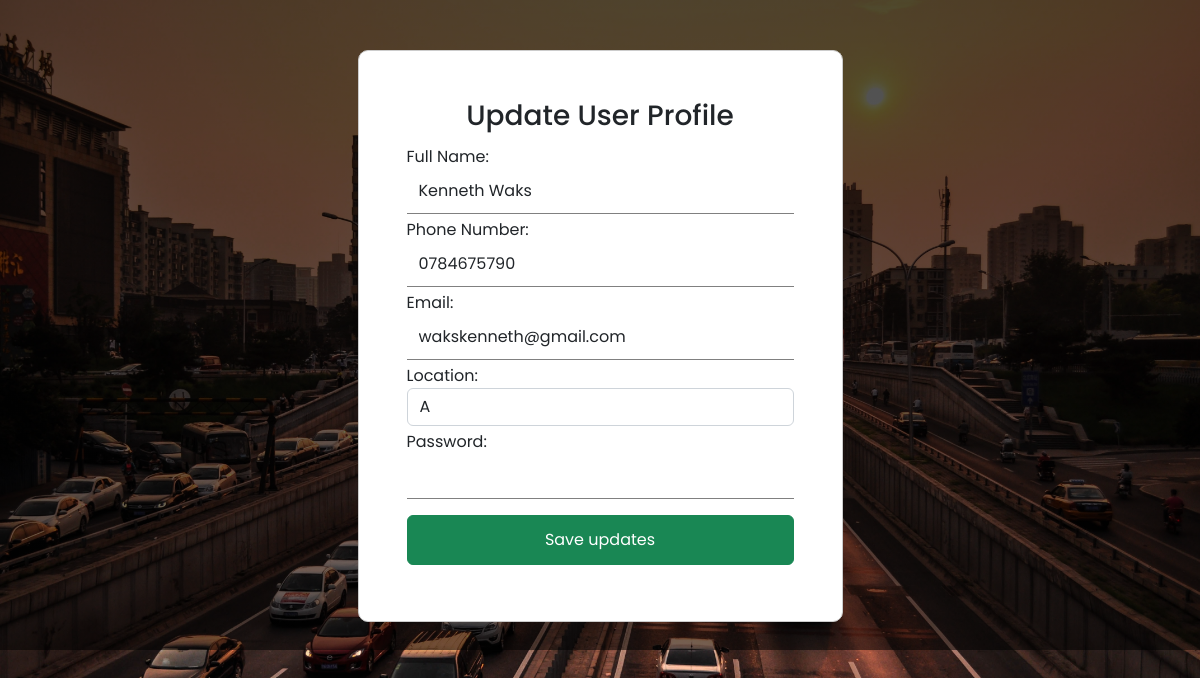
Screenshot of /dashboard/update_profile.php (signed in) with the database file from the repository.
### tables this page shows
CREATE TABLE `users` (
  `userid` int(11) NOT NULL,
  `fullname` varchar(200) NOT NULL,
  `phone` varchar(200) NOT NULL,
  `email` varchar(200) NOT NULL,
  `location` varchar(200) NOT NULL,
  `password` varchar(200) NOT NULL,
  `token` varchar(200) NOT NULL,
  `role` varchar(100) NOT NULL,
  `date_registered` varchar(100) NOT NULL
);

### dashboard/update_profile.php (the view, shortened to what this page needs)
<?php
include '../root/config.php';
$email   = $_SESSION['email'];
$stmt = $dbh->prepare("SELECT * FROM users WHERE email= :email");
$stmt->bindParam(':email', $email);
$stmt->execute();
$user = $stmt->fetch(PDO::FETCH_ASSOC);
?>
<!DOCTYPE html>
<html lang="en">
<head>
    <link href="https://cdn.jsdelivr.net/npm/bootstrap@5.2.3/dist/css/bootstrap.min.css" rel="stylesheet"
>
    <link rel="stylesheet" href="../src/style.css">
</head>
<body>
    <div class="overlay">
        <div class="container">
            <div class="row m-6 no-gutters">
                <div class="col-md-5 bg-white p-5" style="border-radius: 10px; border: 1px solid #ccc; display:block; margin:0 auto;">
                    <h3>Update User Profile</h3>
                    <div class="modal-content">
                        <form action="" method="post" enctype="multipart/form-data" class="form-style">
                            <div class="modal-body">
                                <div class="row">
                                    <div class="col-lg-12">
                                        <div class="form-group">
                                            <label>Full Name: </label>
                                            <input class="form-control" name="fullname" value="<?php echo $user['fullname']; ?>" type="text" required />
                                        </div>
                                    </div>
                                    <div class="col-lg-12">
                                        <div class="form-group">
                                            <label>Phone Number: </label>
                                            <input class="form-control" name="phone" maxlength="10" value="<?php echo $user['phone']; ?>" type="text" required />
                                        </div>
                                    </div>
                                    <div class="col-lg-12">
                                        <div class="form-group">
                                            <label>Email: </label>
                                            <input class="form-control" name="email" value="<?php echo $user['email']; ?>" type="email" required />
                                        </div>
                                    </div>
                                    <div class="col-lg-12">
                                        <div class="form-group">
                                            <label>Location: </label>
                                            <select class="form-control" name="location" required>
                                                <option value="A" <?php echo $user['location'] === 'A' ? 'selected' : ''; ?>>A</option>
                                            </select>
                                        </div>
                                    </div>
                                    <div class="col-lg-12">
                                        <div class="form-group">
                                            <label>Password: </label>
                                            <input class="form-control" name="password" value="" type="password" required/>
                                        </div>
                                    </div>
                                </div>
                                <div class="pb-2">
                                    <button type="submit" name="update_user_details_btn" class="btn btn-success w-100 font-weight-bold mt-3">Save updates</button>
                                </div>
                            </div>
                        </form>
                    </div>
                </div>
            </div>
        </div>
    </div>
</body>
</html>

### src/style.css (style rules this page uses)
* { margin: 0; padding: 0; box-sizing: border-box; }
.overlay { width: 100%; height: 650px; background: linear-gradient(0deg, rgba(0, 0, 0, 0.54), rgba(0, 0, 0, 0.69)), url(/images/pexels-pixabay-210182.jpg); background-repeat: no-repeat; background-size: cover; }
.container { padding: 50px 0 0; border-radius: 10px; }
.form-style input { border: 0; height: 45px; border-radius: 0; border-bottom: 1px solid gray; }
button { height: 50px; }
:root { --primary-font-family: "Poppins", sans-serif; --light-white: #f5f8fa; --gray: #5e6278; --gray-1: #e3e3e3; }
body { font-family: var(--primary-font-family); font-size: 14px; }

### dashboard/update_profile.php (style rules this page uses)
body { background-image: url('../images/pexels-pixabay-210182.jpg'); background-size: cover; background-repeat: no-repeat; }
h3 { text-align:center; }
.form-group label { margin-top:4px; font-size: 16px; }

### rows the page displays
users: fullname "Kenneth Waks", phone "0784675790", email "wakskenneth@gmail.com", location "A"
